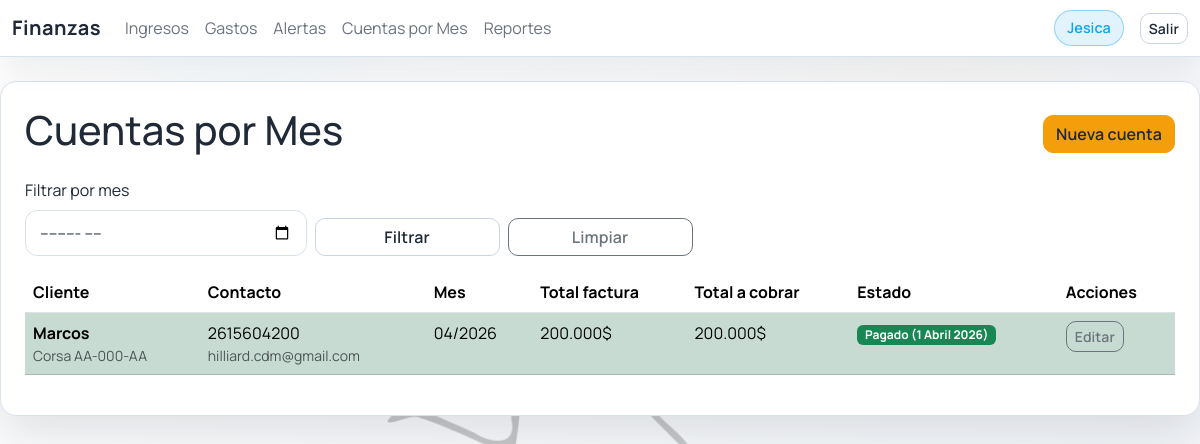
Screenshot of /cuentas-mes/ (signed in) with the database file from the repository.
### core/models.py (models this page shows, shortened)
class MonthlyAccount(models.Model):
	client_name = models.CharField(max_length=120)
	client_phone = models.CharField(max_length=32)
	client_email = models.EmailField(blank=True)
	service_detail = models.CharField(max_length=180, blank=True)
	billing_month = models.DateField(help_text="Guardar como primer día del mes (ej: 2026-02-01)")
	base_amount = models.DecimalField(max_digits=12, decimal_places=2, default=Decimal("0"))
	paid_at = models.DateField(blank=True, null=True)
	active = models.BooleanField(default=True)
	class Meta:
		ordering = ["-billing_month", "client_name"]
	@property
	def payment_deadline(self):
		return self.billing_month.replace(day=8)
	@property
	def is_paid(self) -> bool:
		return bool(self.paid_at)
	@property
	def has_late_fee(self) -> bool:
		reference_date = self.paid_at or timezone.localdate()
		return reference_date > self.payment_deadline
	@property
	def total_due(self):
		if self.has_late_fee:
			return self.base_amount * Decimal("1.20")
		return self.base_amount

### core/views.py (the view)
class MonthlyAccountListView(LoginRequiredMixin, AdminOnlyMixin, ListView):
    model = MonthlyAccount
    template_name = "cuentas_mes/list.html"
    context_object_name = "cuentas"
    def get_queryset(self):
        qs = MonthlyAccount.objects.filter(active=True).order_by("-billing_month", "client_name")
        month_param = self.request.GET.get("mes")
        if month_param:
            try:
                year, month = month_param.split("-")
                qs = qs.filter(billing_month__year=int(year), billing_month__month=int(month))
            except (TypeError, ValueError):
                pass
        return qs
    def get_context_data(self, **kwargs):
        context = super().get_context_data(**kwargs)
        context["selected_month"] = self.request.GET.get("mes", "")
        context["today"] = timezone.localdate()
        return context

### core/templatetags/money.py (called while the page is built)
@register.filter
def money(value):
    try:
        amount = Decimal(str(value or 0))
    except (InvalidOperation, TypeError, ValueError):
        return "0$"
    sign = "-" if amount < 0 else ""
    amount = abs(amount).quantize(Decimal("0.01"))
    integer_part = int(amount)
    decimal_part = int((amount - integer_part) * 100)
    integer_text = f"{integer_part:,}".replace(",", ".")
    if decimal_part:
        return f"{sign}{integer_text},{decimal_part:02d}$"
    return f"{sign}{integer_text}$"

### core/templatetags/roles.py (called while the page is built)
@register.filter
def es_admin(user):
    if not user or not user.is_authenticated:
        return False
    return user.is_staff or user.is_superuser or user.groups.filter(name__iexact="administrador").exists()

### core/views.py (called while the page is built)
def is_admin(user) -> bool:
    return user.is_superuser or user.is_staff or user.groups.filter(name__iexact="administrador").exists()

    def test_func(self):
        return is_admin(self.request.user)

### templates/cuentas_mes/list.html (shortened to what this page needs)
{% extends 'base.html' %}
{% load money %}
{% block content %}
<div class="d-flex justify-content-between align-items-center mb-3">
    <h1>Cuentas por Mes</h1>
    <a class="btn btn-warning" href="{% url 'cuentas-mes-nuevo' %}">Nueva cuenta</a>
</div>
<form method="get" class="row g-2 mb-3">
    <div class="col-sm-4 col-md-3">
        <label class="form-label" for="mes">Filtrar por mes</label>
        <input class="form-control" type="month" id="mes" name="mes" value="{{ selected_month }}">
    </div>
    <div class="col-sm-4 col-md-2 d-flex align-items-end">
        <button class="btn btn-outline-light w-100" type="submit">Filtrar</button>
    </div>
    <div class="col-sm-4 col-md-2 d-flex align-items-end">
        <a class="btn btn-outline-secondary w-100" href="{% url 'cuentas-mes-list' %}">Limpiar</a>
    </div>
</form>
<table class="table table-striped table-mobile">
    <thead>
        <tr>
            <th>Cliente</th>
            <th>Contacto</th>
            <th>Mes</th>
            <th>Total factura</th>
            <th>Total a cobrar</th>
            <th>Estado</th>
            <th>Acciones</th>
        </tr>
    </thead>
    <tbody>
    {% for c in cuentas %}
        <tr class="{% if c.has_late_fee and not c.is_paid %}table-danger{% elif c.is_paid %}table-success{% endif %}">
            <td data-label="Cliente">
                <strong>{{ c.client_name }}</strong>
                {% if c.service_detail %}<div class="small text-muted">{{ c.service_detail }}</div>{% endif %}
            </td>
            <td data-label="Contacto">
                <div>{{ c.client_phone }}</div>
                {% if c.client_email %}<div class="small text-muted">{{ c.client_email }}</div>{% endif %}
            </td>
            <td data-label="Mes">{{ c.billing_month|date:"m/Y" }}</td>
            <td data-label="Total factura">{{ c.base_amount|money }}</td>
            <td data-label="Total a cobrar">
                {{ c.total_due|money }}
            </td>
            <td data-label="Estado">
                {% if c.is_paid %}
                    <span class="badge bg-success">Pagado{% if c.paid_at %} ({{ c.paid_at }}){% endif %}</span>
                {% elif c.has_late_fee %}
                    <span class="badge bg-danger">Impago con mora</span>
                {% else %}
                    <span class="badge bg-warning text-dark">Pendiente (vence 8/{{ c.billing_month|date:"m" }})</span>
                {% endif %}
            </td>
            <td data-label="Acciones">
                <a class="btn btn-sm btn-outline-secondary" href="{% url 'cuentas-mes-editar' c.pk %}">Editar</a>
            </td>
        </tr>
    {% empty %}
        <tr><td colspan="7">No hay cuentas cargadas.</td></tr>
    {% endfor %}
    </tbody>
</table>
{% endblock %}

### templates/base.html (shortened to what this page needs)
{% load static %}
{% load roles %}
<!doctype html>
<html lang="es">
<head>
    <link href="https://cdn.jsdelivr.net/npm/bootstrap@5.3.3/dist/css/bootstrap.min.css" rel="stylesheet">
    <link href="{% static 'css/app.css' %}" rel="stylesheet">
</head>
<body class="app-body">
<nav class="navbar navbar-expand-lg navbar-light glass-nav mb-4">
    <div class="container-fluid">
        {% if request.user.is_authenticated %}
        <a class="navbar-brand" href="/">Finanzas</a>
        {% else %}
        <a class="navbar-brand" href="/">ZEIT</a>
        {% endif %}
        <div class="collapse navbar-collapse" id="navbarNav">
            <ul class="navbar-nav me-auto">
                {% if request.user.is_authenticated %}
                    <li class="nav-item"><a class="nav-link" href="/ingresos/">Ingresos</a></li>
                    {% if request.user|es_admin %}
                        <li class="nav-item"><a class="nav-link" href="/gastos/">Gastos</a></li>
                        <li class="nav-item"><a class="nav-link" href="/alertas/">Alertas</a></li>
                        <li class="nav-item"><a class="nav-link" href="/cuentas-mes/">Cuentas por Mes</a></li>
                        <li class="nav-item"><a class="nav-link" href="/reportes/">Reportes</a></li>
                    {% elif request.user|es_recepcionista %}
                        <li class="nav-item"><a class="nav-link" href="/gastos/vale/">Egreso</a></li>
                    {% endif %}
                {% endif %}
            </ul>
            {% if request.user.is_authenticated %}
            <span class="navbar-text me-3 stat-pill">{{ request.user.first_name|default:request.user.username }}</span>
            <a class="btn btn-outline-light btn-sm" href="/accounts/logout/">Salir</a>
            {% endif %}
        </div>
    </div>
</nav>
<div class="container-fluid content-shell fade-in px-3 px-md-4">
    {% block content %}{% endblock %}
</div>
</body>
</html>

### static/css/app.css (style rules this page uses)
:root { --bg: #f6f7fb; --bg-muted: #eef1f6; --surface: #ffffff; --surface-strong: #f3f6fb; --accent: #0ea5e9; --accent-2: #f59e0b; --text: #1f2937; --text-muted: #6b7280; --border: #d9e2ec; --shadow: 0 18px 48px rgba(15, 23, 42, 0.12); }
* { box-sizing: border-box; }
body.app-body { font-family: 'Manrope', 'Segoe UI', sans-serif; background: linear-gradient(135deg, rgba(255, 255, 255, 0.78), rgba(238, 241, 246, 0.82)), url('../img/remiseria-logo.png'), radial-gradient(circle at 20% 20%, rgba(14, 165, 233, 0.12), transparent 28%), radial-gradient(circle at 80% 0%, rgba(245, 158, 11, 0.1), transparent 32%); background-repeat: no-repeat, no-repeat, no-repeat, no-repeat; background-size: cover, 520px, 50%, 50%; background-position: center center, center 18%, 20% 15%, 80% 5%; color: var(--text); min-height: 100vh; padding-bottom: 32px; }
.navbar.glass-nav { position: sticky; top: 0; z-index: 1030; background: rgba(255, 255, 255, 0.95); backdrop-filter: blur(10px); border-bottom: 1px solid var(--border); box-shadow: 0 10px 30px rgba(15, 23, 42, 0.08); }
.navbar-brand { font-weight: 700; letter-spacing: 0.5px; color: var(--text); }
.nav-link { color: var(--text-muted); transition: color 0.2s ease, transform 0.2s ease; }
.content-shell { background: var(--surface); border: 1px solid var(--border); border-radius: 16px; box-shadow: var(--shadow); padding: 24px; max-width: 1200px; margin: 0 auto 24px; }
.btn { border-radius: 10px; font-weight: 600; letter-spacing: 0.1px; }
.btn-warning { background-color: #f59e0b; border-color: #f59e0b; color: #1f2937; }
.btn-outline-light { color: #1f2937; border-color: #cbd5e1; background-color: #ffffff; }
.form-control { background-color: #ffffff; border: 1px solid var(--border); color: var(--text); border-radius: 12px; padding: 10px 14px; box-shadow: inset 0 1px 0 rgba(255, 255, 255, 0.6); transition: border-color 0.2s ease, box-shadow 0.2s ease, transform 0.1s ease; }
.form-control::placeholder { color: var(--text-muted); }
.fade-in { opacity: 0; transform: translateY(12px); animation: fadeInUp 0.7s ease forwards; }
.stat-pill { display: inline-flex; align-items: center; gap: 8px; padding: 6px 12px; background: rgba(14, 165, 233, 0.12); color: var(--accent); border-radius: 999px; border: 1px solid rgba(14, 165, 233, 0.4); font-weight: 600; font-size: 0.9rem; }

### rows the page displays
MonthlyAccount: client_name "Marcos", service_detail "Corsa AA-000-AA", client_phone "2615604200", client_email "hilliard.cdm@gmail.com", billing_month "04/2026", base_amount "200.000$", total_due "200.000$", paid_at "1 Abril 2026"

### other values shown
{{ request.user.first_name|default:request.user.username }} "Jesica"
